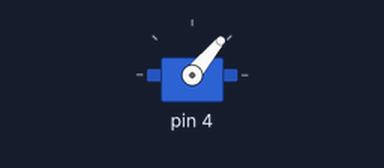
This sketch was run on a simulated Arduino Nano, built with avr-gcc and run on an emulated ATmega328P. On the bench: servo.

Above: at 0.4 s.
Timing chart, 0 to 1.9 s (numbered marks = the images above):
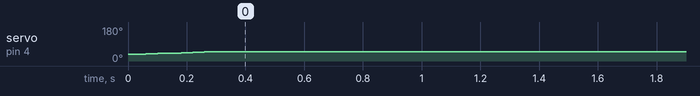

The sketch:

PacketPitchSwingNano.ino
```cpp
/*
  Nano HC-05 packet receive test for SenderUNO.

  This sketch swings the pitch servo only while valid SenderUNO packets are
  received. It ignores button values. Use it to distinguish:
  - Bluetooth bytes are arriving, but packets are invalid.
  - Valid SenderUNO packets are arriving, but button/servo logic is the issue.

  Expected packet:
    0xAA 0x55 sequence buttons crc8

  Wiring from README:
  - Nano D4 -> S_PITCH
  - Nano D0/RX <- HC-05 TX
  - Nano D1/TX -> HC-05 RX through voltage divider
*/

#include <ProjectConfig.h>
#include <Hc05Nano.h>
#include <ControlProtocol.h>
#include <ServoTools.h>

ControlPacketParser packetParser;
ServoSwing pitchSwing;
unsigned long lastValidPacketTime = 0;

void setup() {
  setupHc05NanoPins();
  Serial.begin(SERIAL_BAUD_RATE);

  pitchSwing.begin(
    PITCH_SERVO_PIN,
    PITCH_MIN_ANGLE,
    PITCH_MAX_ANGLE,
    PITCH_START_ANGLE,
    PITCH_SWING_STEP_ANGLE,
    SWING_INTERVAL_MS
  );
}

void loop() {
  readBluetoothPackets();

  if (millis() - lastValidPacketTime <= RECEIVE_TIMEOUT_MS) {
    pitchSwing.update(millis());
  }
}

void readBluetoothPackets() {
  while (Serial.available() > 0) {
    ControlPacket packet;

    if (packetParser.feed(Serial.read(), packet)) {
      lastValidPacketTime = millis();
    }
  }
}
```

Measured:
- by itself, servo on pin 4: 35° → 50° at 0.02 s
